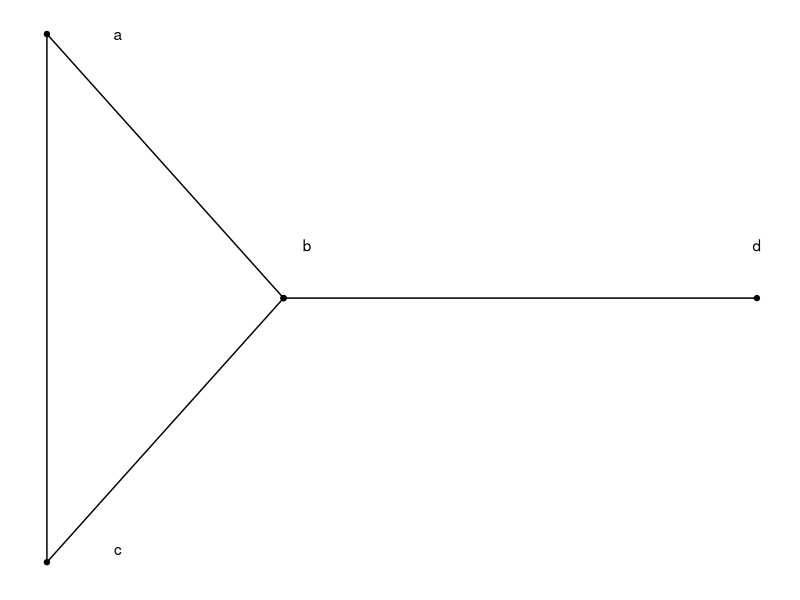
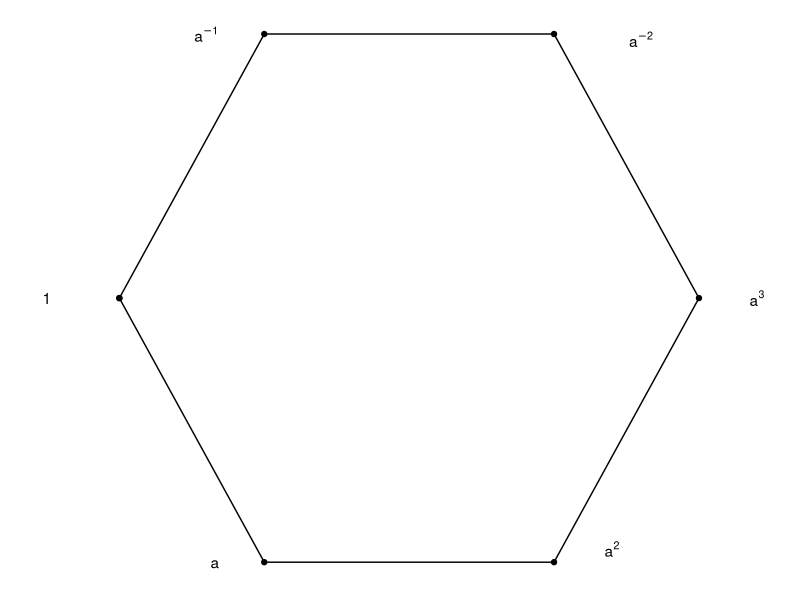
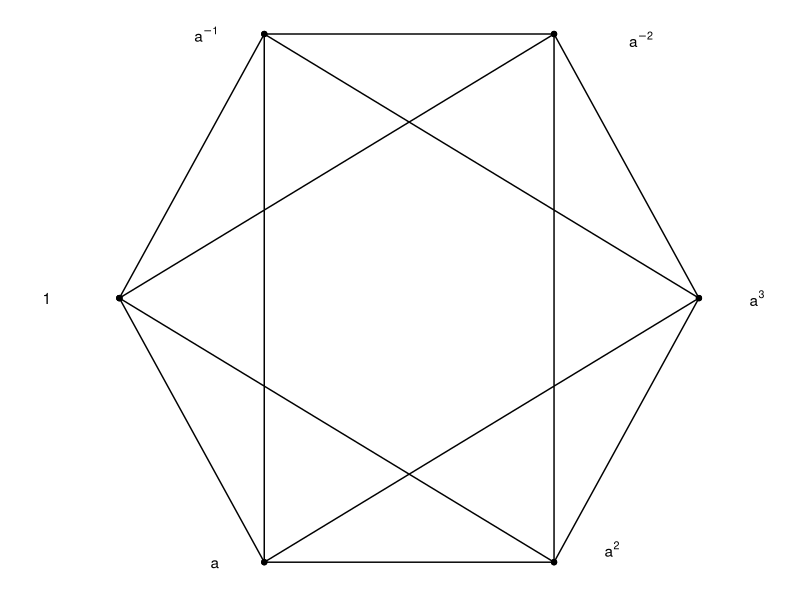
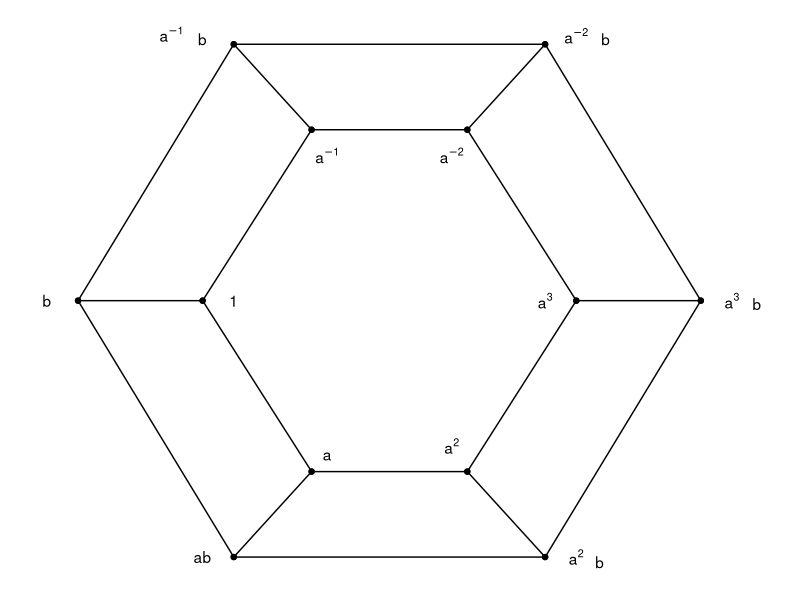
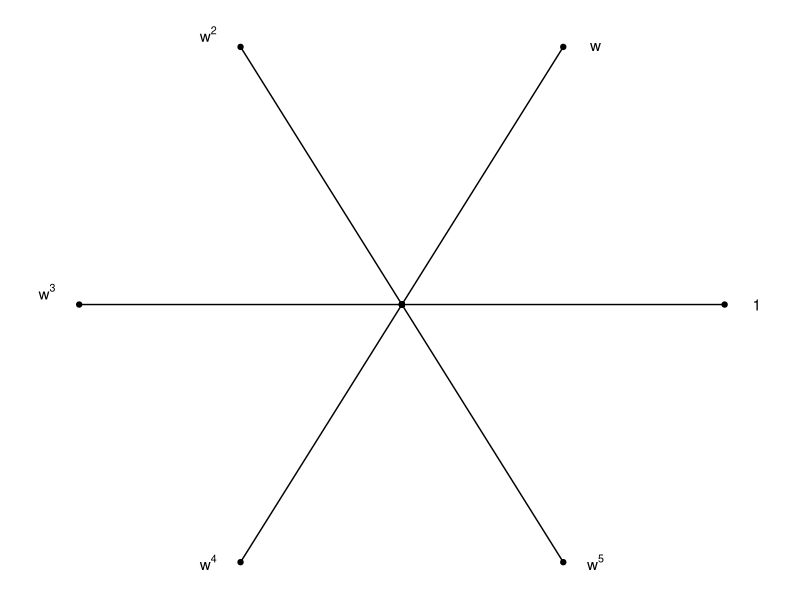

Generate these figures, in order, with R:
## ---- chunk 1
library(tidyverse)
df_eg11 <- data.frame(x = c(1, 0, 0, 1, 3), y = c(0, 1, -1, 0, 0))
ggplot(df_eg11, aes(x, y)) + geom_point() + geom_path() + theme_bw() + theme(panel.border = element_blank(),line = element_blank(),
        text = element_blank(),
        title = element_blank()) +
  annotate("text", x=0.3, y = 1, label = "a") + annotate("text", x=0.3, y = -0.95, label = "c") +
  annotate("text", x=1.1, y = 0.2, label = "b") + annotate("text", x=3, y = 0.2, label = "d")
## ---- chunk 2
library(tidyverse)
df_eg31 <- data.frame(x = c(0, 0.5, 1.5, 2, 1.5, 0.5, 0), y = c(0, -1, -1, 0, 1, 1, 0))
ggplot(df_eg31, aes(x, y)) + geom_point() + geom_path() + theme_bw() + theme(panel.border = element_blank(),line = element_blank(),
        text = element_blank(),
        title = element_blank()) +
  annotate("text", x=-0.25, y = 0, label = "1") + annotate("text", x=0.33, y = -1, label = "a") +
  annotate("text", x=1.7, y = -0.95, label = "a^2", parse = TRUE) + annotate("text", x=2.2, y = 0, label = "a^3", parse = TRUE) +
  annotate("text", x=0.30, y = 1, label = "a^{-1}", parse = TRUE) + annotate("text", x=1.8, y = 0.98, label = "a^{-2}", parse = TRUE)
## ---- chunk 3
library(tidyverse)
df_eg32 <- data.frame(x = c(0, 0.5, 1.5, 2, 1.5, 0.5, 0.5, 2, 0.5, 0, 1.5, 1.5, 0), y = c(0, -1, -1, 0, 1, 1, -1, 0, 1, 0, -1, 1, 0))
ggplot(df_eg32, aes(x, y)) + geom_point() + geom_path() + theme_bw() + theme(panel.border = element_blank(),line = element_blank(),
        text = element_blank(),
        title = element_blank()) +
  annotate("text", x=-0.25, y = 0, label = "1") + annotate("text", x=0.33, y = -1, label = "a") +
  annotate("text", x=1.7, y = -0.95, label = "a^2", parse = TRUE) + annotate("text", x=2.2, y = 0, label = "a^3", parse = TRUE) +
  annotate("text", x=0.30, y = 1, label = "a^{-1}", parse = TRUE) + annotate("text", x=1.8, y = 0.98, label = "a^{-2}", parse = TRUE)
## ---- chunk 4
library(tidyverse)
df_eg32 <- data.frame(x = c(0, 1, 3, 4, 3, 1, 0, 0.8, 1.5, 1, 1.5, 1.5, 2.5, 3, 2.5, 2.5, 3.2, 4, 3.2, 3.2, 2.5, 3, 2.5,2.5, 1.5, 1, 1.5, 1.5, 0.8), y = c(0, -1.5, -1.5, 0, 1.5, 1.5, 0, 0, -1, -1.5, NA, -1, -1, -1.5, NA, -1, 0, 0, NA, 0, 1, 1.5, NA, 1, 1, 1.5, NA, 1, 0))
ggplot(df_eg32, aes(x, y)) + geom_point() + geom_path() + theme_bw() + theme(panel.border = element_blank(),line = element_blank(),
        text = element_blank(),
        title = element_blank()) +
  annotate("text", x=-0.2, y = 0, label = "b") + annotate("text", x=1.6, y = -0.9, label = "a") +
  annotate("text", x=0.8, y = -1.5, label = "ab") + annotate("text", x=0.6, y = 1.56, label = "a^{-1}", parse = TRUE) +
  annotate("text", x=0.8, y = 1.53, label = "b") + annotate("text", x=3.2, y = -1.5, label = "a^2", parse = TRUE) +
  annotate("text", x=3.35, y = -1.53, label = "b") + annotate("text", x=3.2, y = 1.55, label = "a^{-2}", parse = TRUE) +
  annotate("text", x=3.39, y = 1.53, label = "b") +
  annotate("text", x=2.4, y = -0.85, label = "a^2", parse = TRUE) + annotate("text", x=1, y = 0, label = "1", parse = TRUE) +
  annotate("text", x=3, y = 0, label = "a^3", parse = TRUE) + annotate("text", x=4.2, y = 0, label = paste0("a^{3}"), parse=TRUE) +
  annotate("text", x=4.36, y = -0.02, label = paste0("b"), parse=TRUE) +
  annotate("text", x=1.6, y = 0.85, label = "a^{-1}", parse = TRUE) + annotate("text", x=2.4, y = 0.85, label = "a^{-2}", parse = TRUE)
## ---- chunk 5
library(tidyverse)
df_eg41 <- data.frame(x = c(0, 1, 2, 1, 0.5, 1, 1.5, 1, 0.5, 1, 1.5, 1), y = c(0, 0, 0, 0, 1, 0, 1, 0, -1, 0, -1, 0))
ggplot(df_eg41, aes(x, y)) + geom_point() + geom_path() + theme_bw() + theme(panel.border = element_blank(),line = element_blank(),
        text = element_blank(),
        title = element_blank()) +
  annotate("text", x=-0.1, y = 0.05, label = "w^3", parse = TRUE) + annotate("text", x=0.4, y = -1, label = "w^4", parse = TRUE) +
  annotate("text", x=1.6, y = -1, label = "w^5", parse = TRUE) + annotate("text", x=2.1, y = 0, label = "1", parse = TRUE) +
  annotate("text", x=0.4, y = 1.05, label = "w^2", parse = TRUE) + annotate("text", x=1.6, y = 1, label = "w", parse = TRUE)
